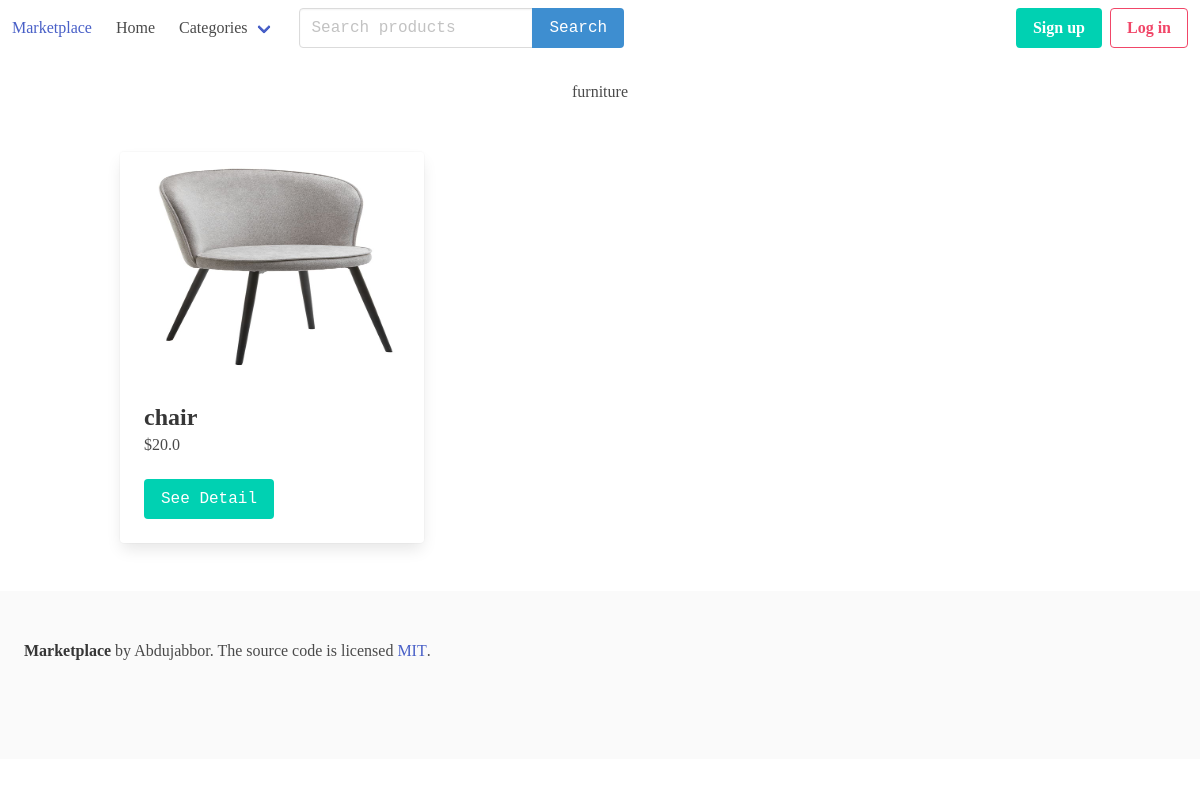
Page /category/1/ on the committed database.
### e_shop/models.py (models this page shows, shortened)
class Category(models.Model):
    name = models.CharField(max_length=100)

class Item(models.Model):
    category= models.ForeignKey(Category, on_delete=models.CASCADE, related_name='items')
    name = models.CharField(max_length=250)
    description = models.TextField(blank=True ,null=True)
    image = models.ImageField(upload_to='item_images', blank=True, null=True)
    price = models.FloatField()
    created_by = models.ForeignKey(User, on_delete=models.CASCADE, related_name='items')

### e_shop/views.py (the view)
# urls.py: path('category/<int:category_id>/', views.category_items, name='category_items'),
def category_items(request, category_id):
    categories = Category.objects.all()
    category = get_object_or_404(Category, id=category_id)
    if category:
        items = category.items.all()
        context = {
         'category': category,
            'items': items,
            'categories': categories
        }
    return render(request, 'category_items.html', context)

### e_shop/templates/category_items.html (shortened to what this page needs)
{% extends 'main.html' %}
{% block content %}
<br>
    <h1 style="text-align: center;font-family: Bahnschrift;"> {{ category.name }}</h1>
{% endblock %}

### e_shop/templates/main.html (shortened to what this page needs)
<!DOCTYPE html>
<html lang="en">
<head>
  <link rel="stylesheet" href="https://cdn.jsdelivr.net/npm/bulma@0.9.3/css/bulma.min.css">
</head>
<body>
  <nav class="navbar" role="navigation" aria-label="main navigation">
    <div class="navbar-brand">
    {% if user.is_authenticated %}
         <a class="navbar-item" href="{% url  'main' %}">Welcome {{ user.username }}</a>
        {% else %}
           <a class="navbar-item" href="{% url  'main' %}">
        Marketplace
    </a>
    {% endif %}
</div>
    <div class="navbar-menu">
      <div class="navbar-start">
        <a class="navbar-item" href="{% url 'main' %}">Home</a>
            <div class="navbar-item has-dropdown is-hoverable">
                <a class="navbar-link">
                  Categories
                </a>
              </div>
<form method="GET" action="{% url 'item_list' %}">
    <div class="navbar-item field has-addons">
        <p class="control">
            <label>
                <input class="input" type="text" name="q" placeholder="Search products">
            </label>
        </p>
        <p class="control">
            <button type="submit" class="button is-info">
                Search
            </button>
        </p>
    </div>
</form>
</div>
               <div class="navbar-item">
              {% if request.user.is_authenticated %}
                     <a class="button is-dark is-outlined mr-4" href="{% url 'inbox' %}">
                       <strong>Inbox</strong>
            </a>
                 <a class="navbar-item button is-primary mr-2" href="{% url 'logout' %}">
                       <strong>Log out</strong>
            </a>
              {% else %}
              <a class=" button is-primary mr-2" href="{% url 'signup' %}">
                       <strong>Sign up</strong>
            </a>
              {% endif %}
            <a class="button is-danger is-outlined" href="{% url 'login' %}">
                <strong>Log in</strong>
            </a>
          </div>
          </div>
  </nav>
  {% block content %}{% endblock %}
<section class="section">
    <div class="container">
        <div class="columns is-multiline">
            {% for item in items %}
                <div class="column is-4 animate-slide-up">
                    <div class="card animate-fade-in">
                        <div class="card-image">
                            <figure class="image is-4by3">
                                <img src="{{ item.image.url }}" alt="{{ item.name }}">
                            </figure>
                        </div>
                        <div class="card-content">
                            <p class="title is-4">{{ item.name }}</p>
                            <p class="subtitle is-6">${{ item.price }}</p>
                            <a href="{% url 'item_detail' item.id %}">
                                <button class="button is-primary">See Detail</button>
                            </a>
                        </div>
                    </div>
                </div>
            {% endfor %}
        </div>
    </div>
</section>
  <footer class="footer">
      <p>
        <strong>Marketplace</strong> by Abdujabbor. The source code is licensed
        <a href="http://opensource.org/licenses/mit-license.php">MIT</a>.
      </p>
  </footer>
</body>
</html>

### e_shop/templates/main.html (style rules this page uses)
a,label { font-family: "Berlin Sans FB"; }
input { font-family: monospace; }
p { font-family: Bahnschrift; }
button { font-family: monospace; }
.animate-fade-in { animation: fadeIn 0.5s ease-in-out; }
.animate-slide-up { animation: slideUp 0.5s ease-in-out; }

### rows in the picture
Category: name "furniture"
Item: image (picture), name "chair", price "20.0"
